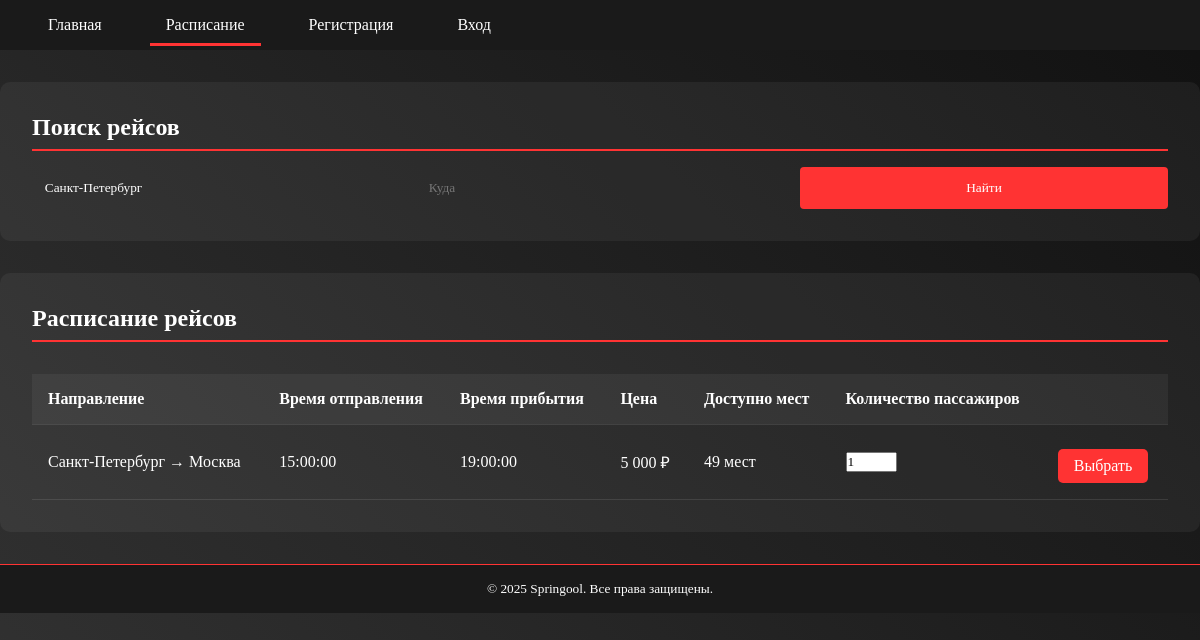
Page /routes.php?from=Санкт-Петербург on the committed database.
### tables this page shows
CREATE TABLE `routes` (
  `id` int NOT NULL,
  `departure_city` varchar(100) NOT NULL,
  `arrival_city` varchar(100) NOT NULL,
  `departure_time` time NOT NULL,
  `arrival_time` time NOT NULL,
  `price` decimal(10,2) NOT NULL,
  `available_seats` int NOT NULL,
  `travel_date` date NOT NULL
);

### routes.php (the view, shortened to what this page needs)
<?php
require_once 'config.php';
$search_params = [];
$where = [];
if (!empty($_GET['from'])) {
    $where[] = "departure_city LIKE ?";
    $search_params[] = '%' . $_GET['from'] . '%';
}
$where[] = "available_seats > 0";
$query = "SELECT * FROM routes";
if (!empty($where)) {
    $query .= " WHERE " . implode(' AND ', $where);
}
$stmt = $pdo->prepare($query);
$stmt->execute($search_params);
$routes = $stmt->fetchAll();
?>
<!DOCTYPE html>
<html lang="ru">
<head>
</head>
<body>
    <div class="header">
        <ul class="nav">
            <li><a href="index.php" class="nav-link">Главная</a></li>
            <li><a href="routes.php" class="nav-link active">Расписание</a></li>
            <?php if (isset($_SESSION['user'])): ?>
                <li><a href="account.php" class="nav-link">Личный кабинет</a></li>
                <li><a href="logout.php" class="nav-link">Выйти</a></li>
            <?php else: ?>
                <li><a href="register_form.php" class="nav-link">Регистрация</a></li>
                <li><a href="login_form.php" class="nav-link">Вход</a></li>
            <?php endif; ?>
        </ul>
    </div>
    <div class="content-section">
        <h2 class="section-title">Поиск рейсов</h2>
        <form class="search-form" action="routes.php" method="GET">
            <input type="text" name="from" placeholder="Откуда"
                value="<?= htmlspecialchars($_GET['from'] ?? '') ?>">
            <input type="text" name="to" placeholder="Куда"
                value="<?= htmlspecialchars($_GET['to'] ?? '') ?>">
            <button type="submit" class="btn">Найти</button>
        </form>
    </div>
    <div class="content-section">
        <h2 class="section-title">Расписание рейсов</h2>
        <?php if(empty($routes)): ?>
            <div class="alert error">
                Нет доступных рейсов по заданным параметрам
            </div>
        <?php else: ?>
            <table class="schedule-table">
                <thead>
                    <tr>
                        <th>Направление</th>
                        <th>Время отправления</th>
                        <th>Время прибытия</th>
                        <th>Цена</th>
                        <th>Доступно мест</th>
                        <th>Количество пассажиров</th>
                        <th></th>
                    </tr>
                </thead>
                <tbody>
                    <?php foreach($routes as $route): ?>
                    <tr>
                        <td><?= htmlspecialchars("{$route['departure_city']} → {$route['arrival_city']}") ?></td>
                        <td><?= htmlspecialchars($route['departure_time']) ?></td>
                        <td><?= htmlspecialchars($route['arrival_time']) ?></td>
                        <td><?= number_format($route['price'], 0, '.', ' ') ?> ₽</td>
                        <td><?= htmlspecialchars($route['available_seats']) ?> мест</td>
                        <td>
                            <input type="number" min="1" max="<?= $route['available_seats'] ?>" value="1" class="passenger-input">
                        </td>
                        <td>
                            <a href="#" class="book-btn" data-route-id="<?= $route['id'] ?>">Выбрать</a>
                        </td>
                    </tr>
                    <?php endforeach; ?>
                </tbody>
            </table>
        <?php endif; ?>
    </div>
    <div class="footer">
        <small>© 2025 Springool. Все права защищены.</small>
    </div>
</body>
</html>

### routes.php (style rules this page uses)
:root { --primary: #2c4f9f; --accent: #ff3333; --dark-bg: #1a1a1a; --text-color: #fff; }
* { margin: 0; padding: 0; box-sizing: border-box; font-family: 'Comic Sans MS', cursive; }
body { background: linear-gradient(45deg, #333, #111); min-height: 100vh; color: var(--text-color); position: relative; }
.header { background: var(--dark-bg); padding: 1rem 2rem; display: flex; justify-content: space-between; align-items: center; }
.nav { display: flex; gap: 2rem; list-style: none; }
.nav-link { color: var(--text-color); text-decoration: none; position: relative; padding: 0.5rem 1rem; transition: all 0.3s ease; }
.nav-link.active::after { content: ''; position: absolute; bottom: -5px; left: 0; width: 100%; height: 3px; background: var(--accent); }
.content-section { max-width: 1200px; margin: 2rem auto; padding: 2rem; background: rgba(255, 255, 255, 0.05); border-radius: 10px; }
.section-title { font-size: 1.5rem; margin-bottom: 1rem; border-bottom: 2px solid var(--accent); padding-bottom: 0.5rem; }
.search-form { display: grid; grid-template-columns: repeat(3, 1fr); gap: 1rem; width: 100%; }
.search-form input[type="text"], .search-form input[type="number"] { padding: 0.8rem; background: transparent; border: none; border-radius: 4px; color: var(--text-color); width: 100%; }
.search-form button { background: var(--accent); color: white; padding: 0.8rem 2rem; border: none; border-radius: 4px; cursor: pointer; transition: 0.3s; }
.schedule-table { width: 100%; border-collapse: collapse; margin-top: 2rem; }
.schedule-table th, .schedule-table td { padding: 1rem; text-align: left; border-bottom: 1px solid rgba(255, 255, 255, 0.1); }
.schedule-table th { background: rgba(255, 255, 255, 0.05); font-weight: bold; }
.book-btn { background: var(--accent); color: white; padding: 0.5rem 1rem; border-radius: 5px; text-decoration: none; display: inline-block; margin-top: 0.5rem; cursor: pointer; }
.footer { background: var(--dark-bg); padding: 1rem 2rem; display: flex; justify-content: center; align-items: center; border-top: 1px solid var(--accent); }

### rows in the picture
routes: departure_city+arrival_city "Санкт-Петербург → Москва", departure_time "15:00:00", arrival_time "19:00:00", price "5 000", available_seats "49"
